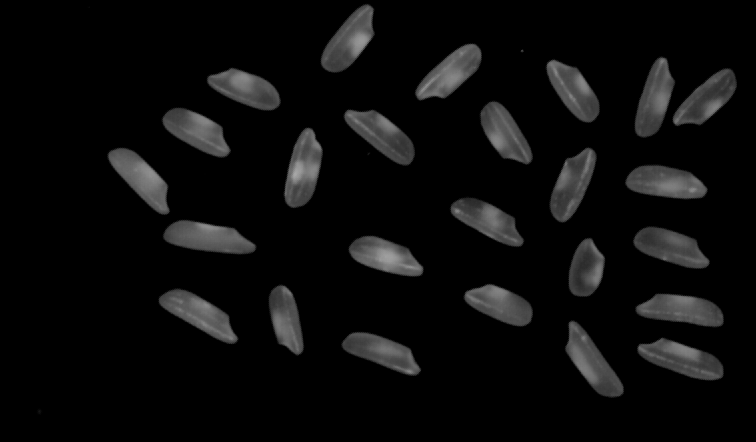
#> input picture images/rice.png, 756 x 442 px, found by its file name
$ jupyter execute --allow-errors '6-4 Erode.ipynb'   (shell and % lines are left out)
#> lines starting #> are read from the running program, lines starting #| are printed output that depends on the picture; after the words box and inside, x2 and y2 are one past the last pixel; in counts of white or black regions, pixels touching at a corner belong together
### **图像腐蚀**

* 腐蚀可以去除图像中的噪声，分割出独立的区域，前面统计连通域个数时，有因为小独立连通域而影响米粒的计数结果，这种小的连通域可以通过腐蚀操作来消除，以减少噪声导致的计数错误

* 腐蚀利用模板矩阵来控制运算结果，这个模板矩阵称为结构元素，如果结构元素内所有元素覆盖的图像像素值不为0，则保留结构元素中心点对应元素，否则删除该像素

* 图像的腐蚀运算实际就是寻找图像中能够将结构元素B全部包含的像素

* 结构元素可以根据需求自己生成，opencv4提供了cv.getStructuringElement()函数用于生成常用的矩形结构元素、十字结构元素和椭圆结构元素，第一个参数shape可选的种类有：
  * cv.MORPH_RECT 矩形结构元素，所有元素都为1
  * cv.MORPH_CROSS 十字结构元素，中间的列和行元素为1
  * cv.MORPH_ELLIPSE 椭圆结构元素，矩形的内接椭圆元素为1
* 结构元素的尺寸越大，腐蚀效果越明显，该函数最后一个参数默认为结构元素的几何中心点

* 使用cv.erode()函数进行图像腐蚀，第5个参数为腐蚀的次数，设置的越大，腐蚀的效果越明显

* 腐蚀的效果只针对图像的非零像素，如果像素是以零像素为背景(黑色背景)，那么图像中的内容会变得更细更小

[cell 1]
# -*- coding:utf-8 -*-
import cv2 as cv
import numpy as np
import sys
import matplotlib
import matplotlib.pyplot as plt
# 设置中文字体
matplotlib.rcParams['font.family'] = 'simhei'
matplotlib.rcParams['axes.unicode_minus'] = False
rootpath = '/home/zomnk/python_ws/02-OpenCV4/images/'

[cell 2]
# 生成随机颜色的函数
def generate_random_color():
    return np.random.randint(0, 256, 3)

[cell 3]
# 填充颜色的函数
def fill_color(img1, img2, count):
    # 获取图像的宽和高
    h, w = img1.shape
    res = np.zeros((h, w, 3), img1.dtype)
    # 生成随机颜色
    random_color = {}
    # count为连通域的个数
    # 从1开始，是因为统计连通域的时候会将背景的黑色也统计进来，但我们并没有对黑色的背景进行处理
    for c in range(1, count):
        random_color[c] = generate_random_color()
    # 为不同的连通域填色
    for i in range(h):
        for j in range(w):
            item = img2[i][j]
            if item == 0:
                pass
            else:
                res[i, j, :] = random_color[item]
    return res

[cell 4]
# 标记连通域中心点的函数
def mark(img, n, stat, cent):
    for i in range(1, n):
        # 绘制矩形的中心店
        # cent[i, 0]，cent[i, 1]为连通域中心点的坐标
        cv.circle(img, (int(cent[i, 0]), int(cent[i, 1])), 2, (0, 255, 0), -1)
        # 绘制矩形边框
        color = list(map(lambda x: int(x), generate_random_color()))
        # stat[i, 0]，stat[i, 1]为外接矩形的起始坐标
        # stat[i, 2]，stat[i, 3]为外接矩形的水平和垂直长度
        cv.rectangle(img, (stat[i, 0], stat[i, 1]), (stat[i, 0]+stat[i, 2],stat[i, 1]+stat[i, 3]), color)
        # 标记数字
        font = cv.FONT_HERSHEY_SCRIPT_SIMPLEX
        cv.putText(img, str(i), (int(cent[i, 0] + 5), int(cent[i, 1] + 5)), font, 0.5, (0, 0, 255), 1)

[cell 5]
# 读取图像并判断是否读取成功
img = cv.imread(rootpath +'rice.png', cv.IMREAD_GRAYSCALE)
#> img is the input picture: shape (442, 756); min 0, max 167, mean 12.3
if img is None:
    print('Failed to read rice.png')
    sys.exit

[cell 6]
# 分别读取黑背景图像和白背景图像
black = cv.imread(rootpath +'LearnCV_black.png', cv.IMREAD_GRAYSCALE)
if black is None:
    print('Failed to read LearnCV_black.png')
    sys.exit
white = cv.imread(rootpath +'LearnCV_white.png', cv.IMREAD_GRAYSCALE)
if white is None:
    print('Failed to read LearnCV_white.png')
    sys.exit

[cell 7]
# 生成待腐蚀图像image
image = np.array([[0, 0, 0, 0, 255, 0],
                  [0, 255, 255, 255, 255, 255],
                  [0, 255, 255, 255, 255, 0],
                  [0, 255, 255, 255, 255, 0],
                  [0, 255, 255, 255, 255, 0],
                  [0, 0, 0, 0, 0, 0]], dtype='uint8')

[cell 8]
# 生成两种结构元素，structure1为矩形结构，structure2为十字结构
structure1 = cv.getStructuringElement(cv.MORPH_RECT, (3, 3))
structure2 = cv.getStructuringElement(cv.MORPH_CROSS, (3, 3))

[cell 9]
# 对img1进行腐蚀
erode_image = cv.erode(image, structure2)
# 展示结果
plt.figure(figsize=(10, 5))
plt.subplot(1, 2, 1)
plt.title('原始图像')
plt.imshow(image, cmap='gray')
plt.subplot(1, 2, 2)
plt.title('腐蚀后的图像')
plt.imshow(erode_image, cmap='gray')
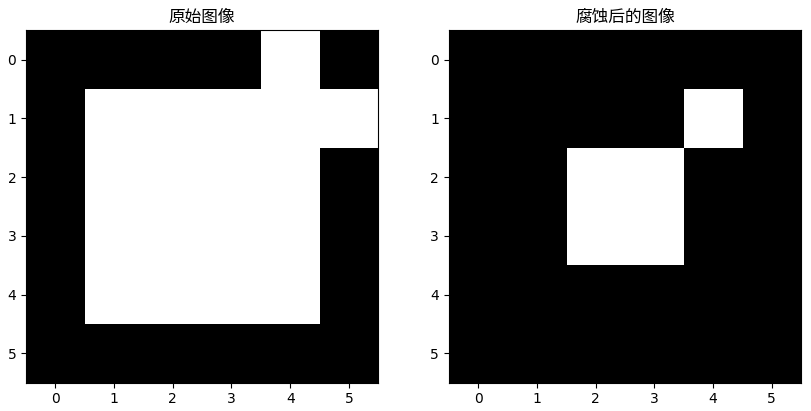
#> figure drawn by matplotlib, 2 panels

#> (a cell that did not finish here is left out)

[cell 11]
# 展示结果
plt.figure(figsize=(20, 12))
plt.subplot(3, 1, 1)
plt.title('原始图像')
#> (the rest of this cell did not finish here and is left out)

[cell 12]
# 展示结果
plt.figure(figsize=(20, 12))
plt.subplot(3, 1, 1)
plt.title('原始图像')
#> (the rest of this cell did not finish here and is left out)

[cell 13]
# 将图像转换为二值图像，同时将黑白区域互换
# 二值化的阈值设置为50
rice_BW = cv.threshold(img, 50, 255, cv.THRESH_BINARY)
# 利用矩形结构元素腐蚀图像
erode_riceBW = cv.erode(rice_BW[1], structure1)
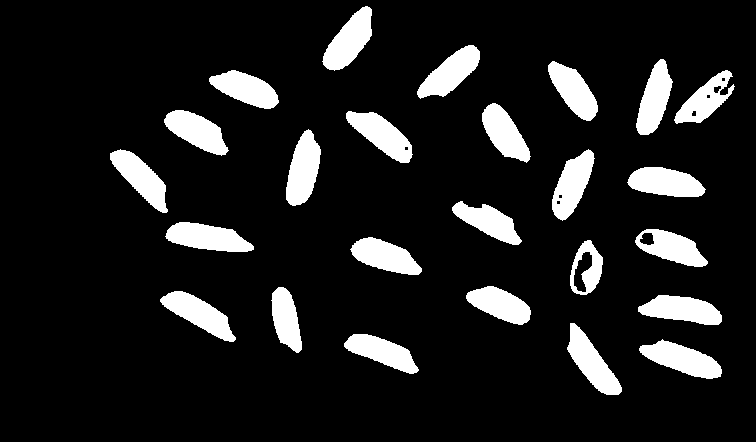
#> erode_riceBW: shape (442, 756); 12% white; 25 white regions, largest, box (x1, y1, x2, y2) and area: (165, 222, 254, 252) 1775, (639, 339, 722, 379) 1774, (286, 129, 321, 206) 1771
# 统计连通域
count, dst, stats, centroids = cv.connectedComponentsWithStats(rice_BW[1], ltype=cv.CV_16U)
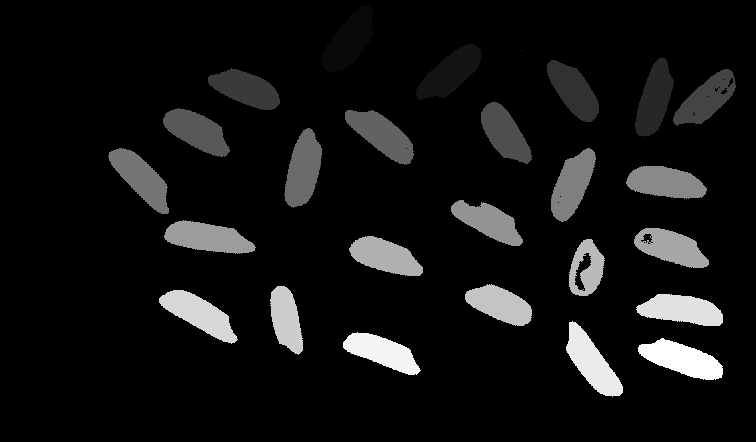
#> dst: shape (442, 756) uint16; min 0, max 26, mean 1.9; drawn with min black and max white
#> count = 27; stats = 27 rows, first 6: [0, 0, 756, 442, 287784], [321, 5, 53, 67, 1993], [416, 44, 65, 56, 1927], [521, 50, 2, 1, 2], [635, 58, 39, 79, 1867], [547, 60, 52, 62, 1817]; centroids = 27 pairs, first value 140.5 to 705.7, second value 40.21 to 362.3
erode_count, erode_dst, erode_stats, erode_centroids = cv.connectedComponentsWithStats(erode_riceBW, ltype=cv.CV_16U)
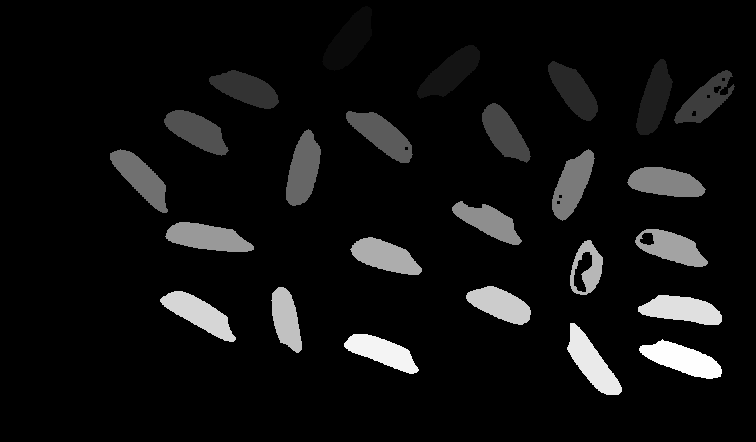
#> erode_dst: shape (442, 756) uint16; min 0, max 25, mean 1.5; drawn with min black and max white
#> erode_count = 26; erode_stats = 26 rows, first 6: [0, 0, 756, 442, 294016], [322, 6, 50, 65, 1752], [417, 45, 63, 54, 1683], [636, 59, 37, 76, 1634], [548, 61, 50, 60, 1592], [209, 70, 70, 39, 1600]; erode_centroids = 26 pairs, first value 140.5 to 704.7, second value 40.26 to 362.4
# 以不同的颜色填充不同的连通域
erode_rice = img
rice = fill_color(img, dst, count)
#> after the loop in fill_color, `for i in range(h):`:
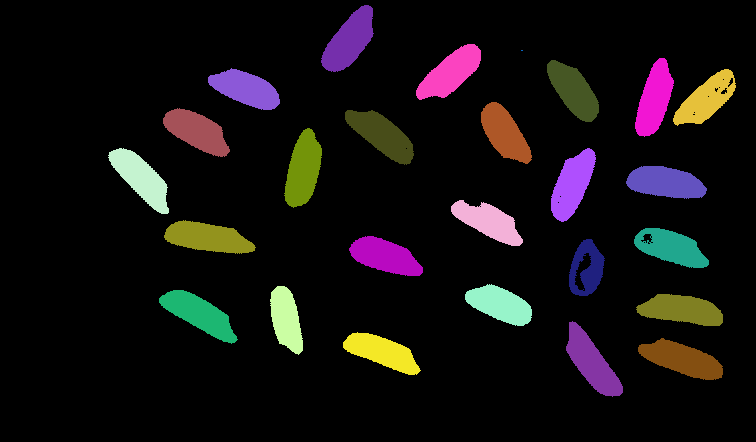
#> res: shape (442, 756, 3); mean of channels 0, 1, 2 17.3, 16.6, 20.6; drawn as B, G, R
erode_rice = fill_color(erode_rice, erode_dst, erode_count)
#> call 2 of fill_color, with count = 26
#> after the loop in fill_color (call 2), `for i in range(h):`:
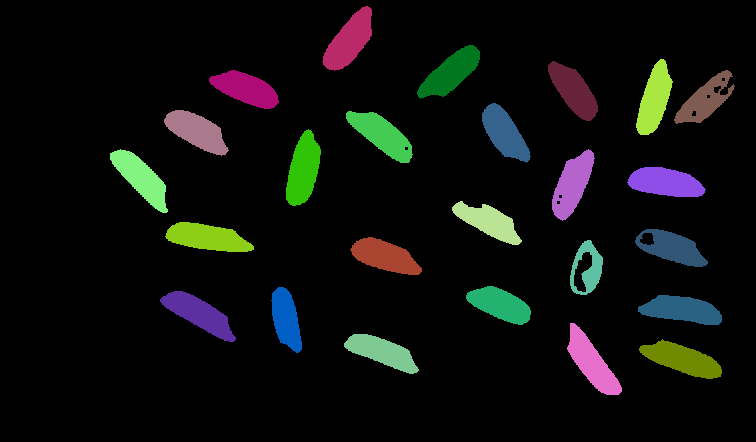
#> res: shape (442, 756, 3); mean of channels 0, 1, 2 13.4, 15.4, 13.8; drawn as B, G, R
# 绘制外接矩形及矩形的中心点，并进行标记
mark(rice, count, stats, centroids)
#> after the loop in mark, `for i in range(1, n):`:
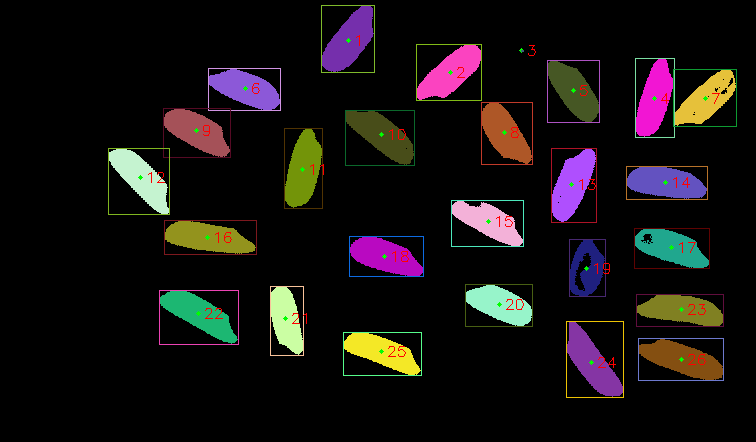
#> img: shape (442, 756, 3); mean of channels 0, 1, 2 18.3, 18.3, 22.9; drawn as B, G, R
mark(erode_rice, erode_count, erode_stats, erode_centroids)
#> call 2 of mark, with n = 26, stat = array of shape (26, 5), cent = array of shape (26, 2)
#> after the loop in mark (call 2), `for i in range(1, n):`:
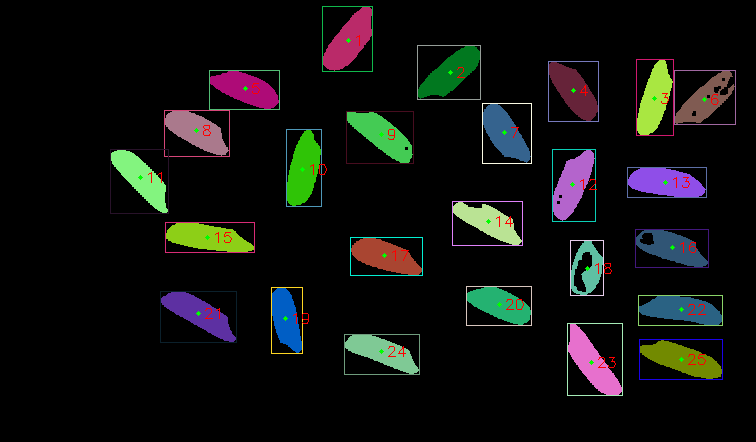
#> img: shape (442, 756, 3); mean of channels 0, 1, 2 15.4, 17.3, 16.1; drawn as B, G, R

[cell 14]
plt.figure(figsize=(20, 5))
plt.subplot(1, 2, 1)
plt.title('腐蚀前统计连通域的结果')
plt.imshow(rice[:, :, [2, 1, 0]])
plt.subplot(1, 2, 2)
plt.title('腐蚀后统计连通域的结果')
plt.imshow(erode_rice[:, :, [2, 1, 0]])
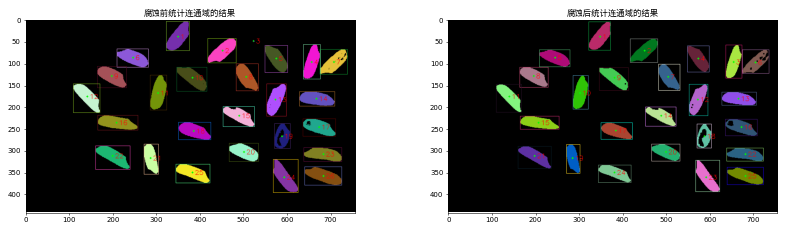
#> figure drawn by matplotlib, 2 panels

$ run again, with images/circles.png copied over images/rice.png
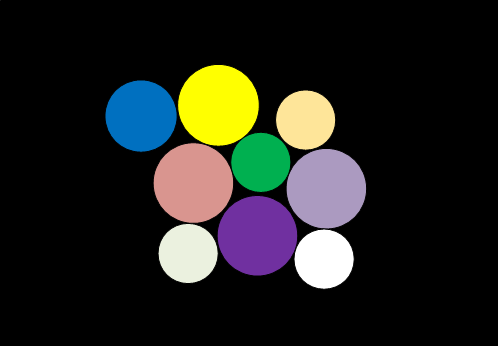
#> input picture images/circles.png, 498 x 346 px, found by its file name
#> erode_riceBW: shape (346, 498); 19% white; 9 white regions, largest, box (x1, y1, x2, y2) and area: (179, 66, 258, 145) 4845, (155, 144, 232, 222) 4684, (287, 150, 365, 228) 4680
#> count = 7; stats = [[0, 0, 498, 346, 137077], [153, 65, 137, 158, 12928], [105, 80, 72, 72, 3993], [276, 90, 59, 60, 2785], [286, 149, 80, 140, 7790], [218, 196, 79, 79, 4947], [158, 224, 60, 59, 2788]]; centroids = [[250, 171.4], [217.3, 147.1], [140.6, 115.5], [305.1, 119.5], [325.1, 213.5], [256.9, 235.3], [187.6, 253]]
#> erode_count = 10; erode_stats = [[0, 0, 498, 346, 139561], [179, 66, 79, 79, 4845], [106, 81, 70, 70, 3709], [277, 91, 57, 58, 2551], [232, 134, 57, 57, 2531], [155, 144, 77, 78, 4684], [287, 150, 78, 78, 4680], [219, 197, 77, 77, 4635], [159, 225, 58, 57, 2554], [295, 230, 58, 58, 2558]]; erode_centroids = [[249.9, 171.5], [217.9, 104.8], [140.6, 115.5], [305.1, 119.5], [260.3, 161.9], [193, 182.6], [325.9, 188.2], [256.9, 235.3], [187.6, 253], [323.6, 258.7]]
#> after the loop in mark, `for i in range(1, n):`:
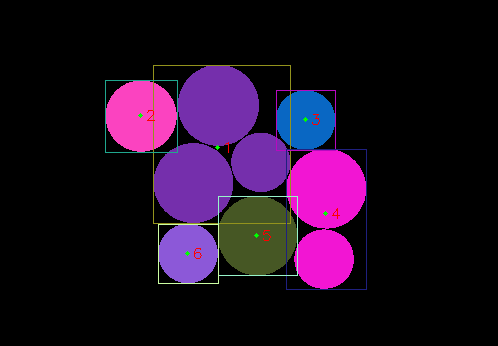
#> img: shape (346, 498, 3); mean of channels 0, 1, 2 35.3, 13, 30.9; drawn as B, G, R
#> `[cell 14] plt.figure(figsize=(20, 5)) plt.subplot(1, 2, 1) plt.title('..`:
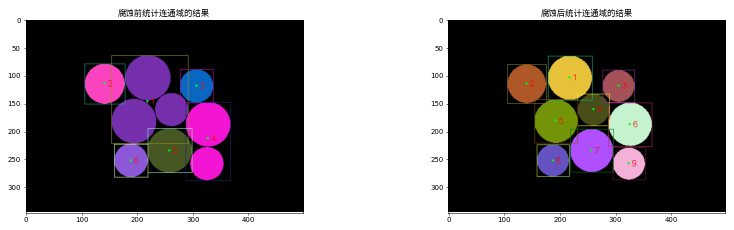
#> figure drawn by matplotlib, 2 panels
